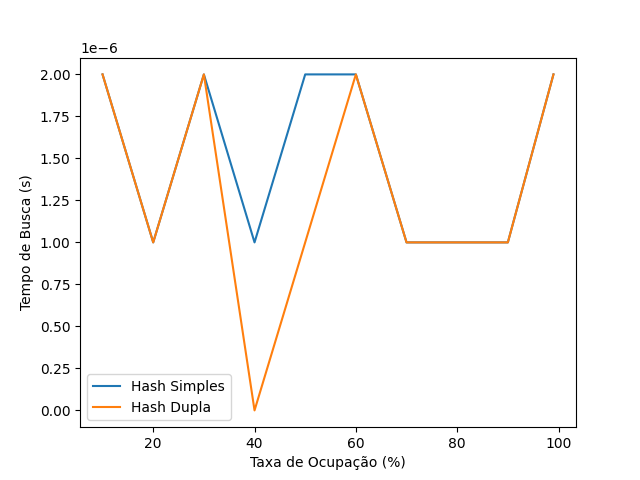

Reproduce this figure in Python.
import matplotlib.pyplot as plt
taxas = [10, 20, 30, 40, 50, 60, 70, 80, 90, 99]
tempos_simples = [0.000002, 0.000001, 0.000002, 0.000001, 0.000002, 0.000002, 0.000001, 0.000001, 0.000001, 0.000002]  # Substitua pelos seus valores
tempos_dupla = [0.000002, 0.000001, 0.000002, 0.000000, 0.000001, 0.000002, 0.000001, 0.000001, 0.000001, 0.000002]  # Substitua pelos seus valores
plt.plot(taxas, tempos_simples, label="Hash Simples")
plt.plot(taxas, tempos_dupla, label="Hash Dupla")
plt.xlabel("Taxa de Ocupação (%)")
plt.ylabel("Tempo de Busca (s)")
plt.legend()
plt.show()
